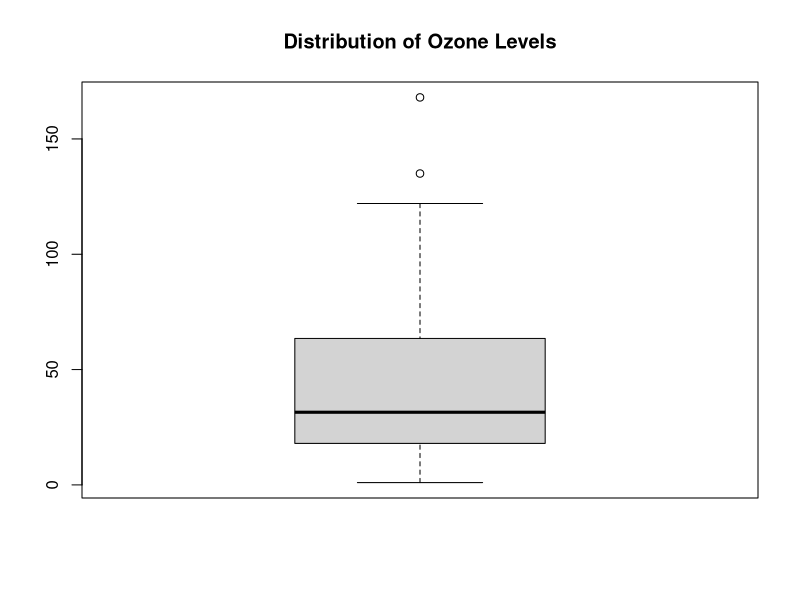
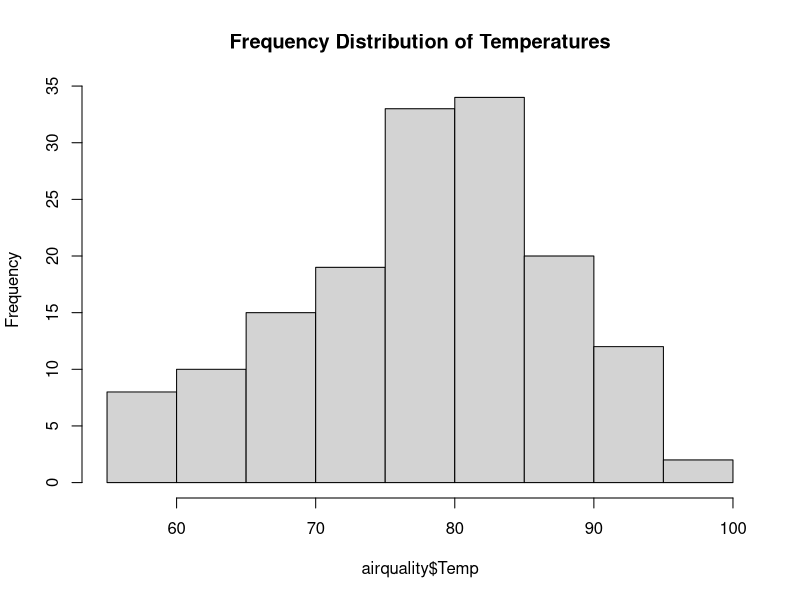
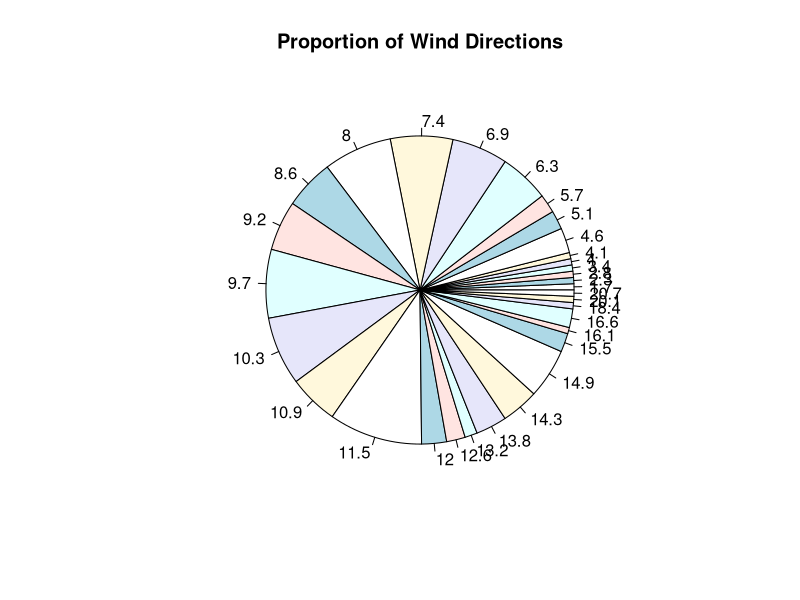
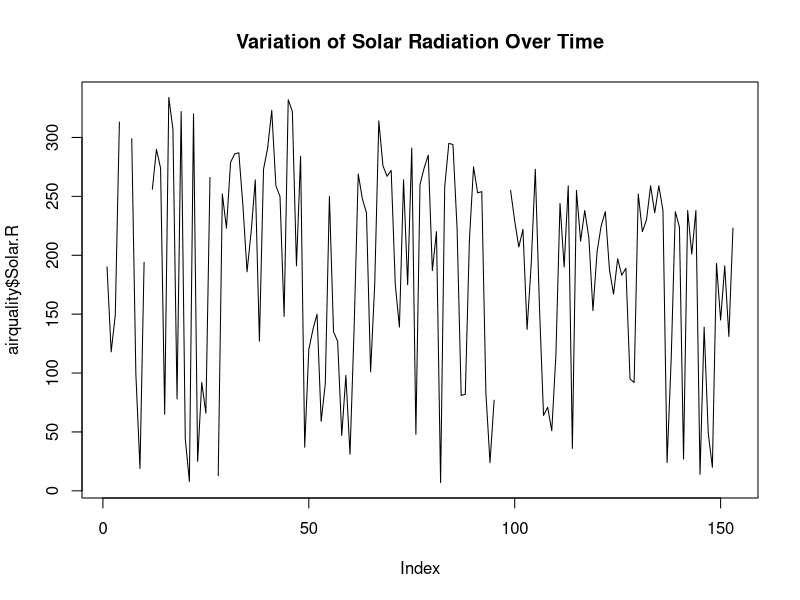

These figures' R source, in order: (Note: this script raises an error after producing the figures.)
# Load the airquality dataset
data(airquality)
# 1. Create a boxplot for ozone levels
boxplot(airquality$Ozone, main="Distribution of Ozone Levels")
# 2. Generate a histogram for temperatures
hist(airquality$Temp, main="Frequency Distribution of Temperatures")
# 3. Create a pie chart for wind directions
pie(table(airquality$Wind), main="Proportion of Wind Directions")
# 4. Generate a line graph for solar radiation over time
plot(airquality$Solar.R, type="l", main="Variation of Solar Radiation Over Time")
# 5. Create a scatter plot for ozone levels vs wind speeds
plot(airquality$Wind.Speed, airquality$Ozone, main="Relationship between Ozone Levels and Wind Speeds", xlab="Wind Speed", ylab="Ozone Levels")
# 6. Generate a bar plot to compare average temperatures for different months
months <- factor(month.name[airquality$Month])
barplot(tapply(airquality$Temp, months, mean), main="Average Temperatures by Month", xlab="Month", ylab="Average Temperature")
